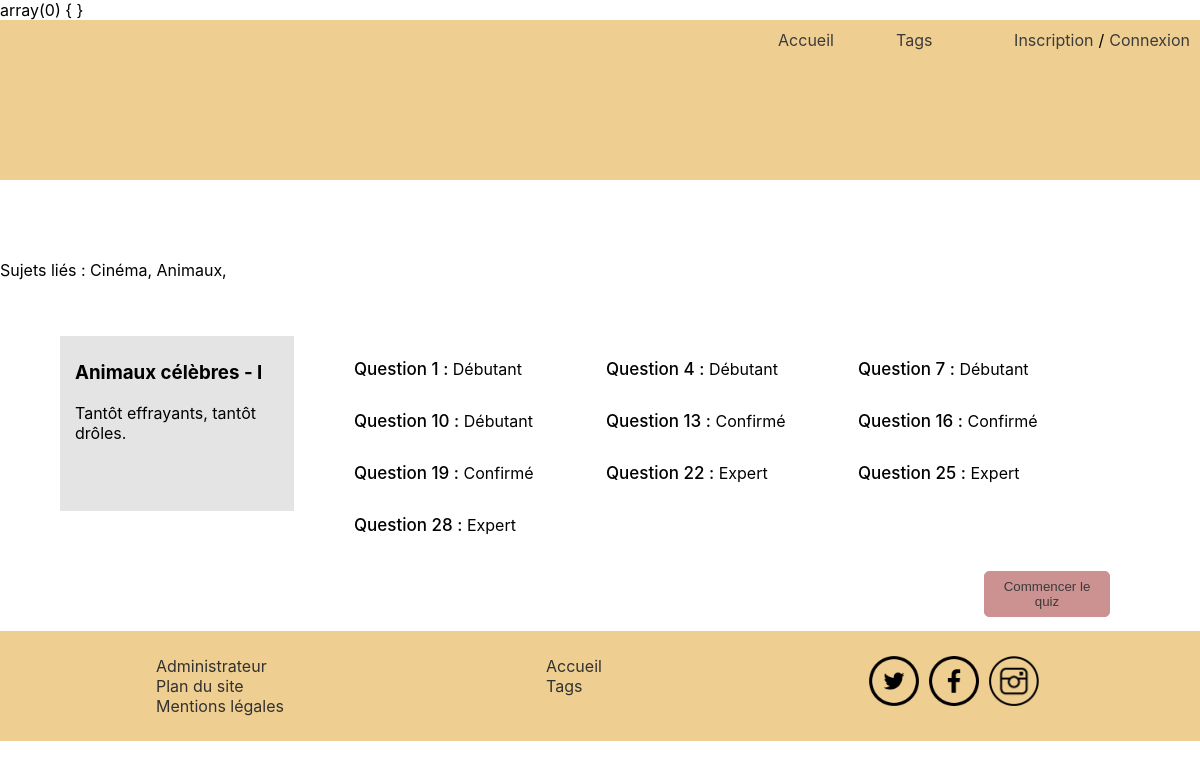
Screenshot of /quiz?id=1 with the database file from the repository.
### tables this page shows
CREATE TABLE IF NOT EXISTS `quizzes_has_tags` (
  `quizzes_id` INT UNSIGNED NOT NULL,
  `tags_id` INT UNSIGNED NOT NULL,
  `created_at` TIMESTAMP NOT NULL DEFAULT CURRENT_TIMESTAMP,
  PRIMARY KEY (`quizzes_id`, `tags_id`),
  INDEX `fk_quizzes_has_tags_tags1_idx` (`tags_id` ASC),
  INDEX `fk_quizzes_has_tags_quizzes1_idx` (`quizzes_id` ASC));

CREATE TABLE IF NOT EXISTS `tags` (
  `id` INT UNSIGNED NOT NULL AUTO_INCREMENT,
  `name` VARCHAR(64) NOT NULL,
  `status` TINYINT NOT NULL DEFAULT 0,
  `created_at` TIMESTAMP NOT NULL DEFAULT CURRENT_TIMESTAMP,
  `updated_at` TIMESTAMP NULL,
  PRIMARY KEY (`id`));

CREATE TABLE IF NOT EXISTS `quizzes` (
  `id` INT UNSIGNED NOT NULL AUTO_INCREMENT,
  `title` VARCHAR(64) NOT NULL,
  `description` VARCHAR(255) NULL,
  `status` TINYINT NOT NULL DEFAULT 0,
  `created_at` TIMESTAMP NOT NULL DEFAULT CURRENT_TIMESTAMP,
  `updated_at` TIMESTAMP NULL,
  `app_users_id` INT UNSIGNED NOT NULL,
  PRIMARY KEY (`id`),
  INDEX `fk_quizzes_app_users1_idx` (`app_users_id` ASC));

CREATE TABLE IF NOT EXISTS `questions` (
  `id` INT UNSIGNED NOT NULL AUTO_INCREMENT,
  `question` VARCHAR(255) NOT NULL,
  `anecdote` TEXT NULL,
  `wiki` VARCHAR(64) NULL,
  `status` TINYINT UNSIGNED NOT NULL DEFAULT 0,
  `created_at` TIMESTAMP NOT NULL DEFAULT CURRENT_TIMESTAMP,
  `updated_at` TIMESTAMP NULL,
  `levels_id` INT UNSIGNED NOT NULL,
  `answers_id` INT UNSIGNED NOT NULL,
  `quizzes_id` INT UNSIGNED NOT NULL,
  PRIMARY KEY (`id`),
  INDEX `fk_questions_levels_idx` (`levels_id` ASC),
  INDEX `fk_questions_answers1_idx` (`answers_id` ASC),
  INDEX `fk_questions_quizzes1_idx` (`quizzes_id` ASC));

CREATE TABLE IF NOT EXISTS `levels` (
  `id` INT UNSIGNED NOT NULL AUTO_INCREMENT,
  `name` VARCHAR(32) BINARY NOT NULL,
  `status` TINYINT UNSIGNED NOT NULL DEFAULT 0,
  `created_at` TIMESTAMP NOT NULL DEFAULT CURRENT_TIMESTAMP,
  `updated_at` TIMESTAMP NULL,
  PRIMARY KEY (`id`));

### controller/MainController.php (called while the page is built, shortened)
<?php
class MainController
{
    public function show($viewName, $viewVars = [])
    {
        include __DIR__ . '/../views/header.tpl.php';
        include __DIR__ . '/../views/' . $viewName . '.tpl.php';
        include __DIR__ . '/../views/footer.tpl.php';
    }
}

### controller/QuizController.php (called while the page is built, shortened)
<?php
class QuizController extends MainController
{
    public function index()
    {
        $DBCon = new DBData();
        if (isset($_GET['id'])) {
            $singleQuiz = $DBCon->getQuizDetails($_GET['id']);
            $quizQuestions = $DBCon->getQuestionsByQuiz($_GET['id']);
            $singleQuizTags = $DBCon->getTagsByQuiz($_GET['id']);
        } else {
            $singleQuiz = null;
            $quizQuestions = null;
            $singleQuizTags = null;
        }
        return $this->show('bodyQuiz', [
            'quiz' => $singleQuiz,
            'questions' => $quizQuestions,
            'tags' => $singleQuizTags
        ]);
    }
}

### model/Question.php (called while the page is built, shortened)
<?php
class Question
{
    private $level;
    private $quiz;
    public function __construct($id, $question, $anecdote, $wiki, $status, $created_at, $updated_at, $level, $answer, $quiz)
    {
        $this->level = $level;
        $this->quiz = $quiz;
    }
    public function getLevel()
    {
        return $this->level;
    }
    public function getQuiz()
    {
        return $this->quiz;
    }
}

### model/Tag.php (called while the page is built, shortened)
<?php
class Tag
{
    private $name;
    public function __construct($id, $name, $status, $created_at, $updated_at)
    {
        $this->name = $name;
    }
    public function getName()
    {
        return $this->name;
    }
}

### inc/DBData.php (called while the page is built, shortened)
<?php
class DBData
{
    private $dbh;
    public function __construct()
    {
        $configData = parse_ini_file(__DIR__ . '/../config.conf');
        try {
            $this->dbh = new PDO(
                "mysql:host={$configData['DB_HOST']};dbname={$configData['DB_NAME']};charset=utf8",
                $configData['DB_USERNAME'],
                $configData['DB_PASSWORD'],
                array(PDO::ATTR_ERRMODE => PDO::ERRMODE_WARNING)
            );
        } catch (\Exception $exception) {
            echo 'Erreur de connexion...<br>';
            echo $exception->getMessage() . '<br>';
            echo '<pre>';
            echo $exception->getTraceAsString();
            echo '</pre>';
            exit;
        }
    }
    public function getQuizDetails($quizId)
    {
        $sql = '
        SELECT
            quizzes.id,
            quizzes.title,
            quizzes.description,
            quizzes.status,
            quizzes.created_at,
            quizzes.updated_at,
            app_users.firstname as firstName,
            app_users.lastname as lastName,
            app_users.email as email,
            app_users.password as password
        FROM quizzes
        JOIN app_users ON quizzes.app_users_id = app_users.id
        WHERE quizzes.id = ' . $quizId . '
        ';
        $singleQuiz = $this->dbh->query($sql)->fetch(PDO::FETCH_ASSOC);
        if ($singleQuiz) {
            $singleQuizObject = new Quiz(
                $singleQuiz['id'],
                $singleQuiz['title'],
                $singleQuiz['description'],
                $singleQuiz['status'],
                $singleQuiz['created_at'],
                $singleQuiz['updated_at'],
                $singleQuiz['firstName'],
                $singleQuiz['lastName'],
                $singleQuiz['email'],
                $singleQuiz['password'],
            );
        } else {
            $singleQuizObject = null;
        }
        return $singleQuizObject;
    }
    public function getQuestionsByQuiz($questionQuizId)
    {
        $sql = '
        SELECT
            questions.id,
            questions.question,
            questions.anecdote,
            questions.wiki,
            questions.status,
            questions.created_at,
            questions.updated_at,
            levels.name as LVLName,
            answers.description as answers_desc,
            quizzes.id as quiz_id,
            quizzes.title as quiz_title,
            quizzes.description as quiz_desc,
            quizzes.status as quiz_status,
            quizzes.created_at as quiz_creation_date,
            quizzes.updated_at as quiz_last_update,
            quizzes.app_users_id as quiz_user
        FROM questions
        JOIN quizzes ON questions.quizzes_id = quizzes.id
        JOIN answers ON questions.answers_id = answers.id
        JOIN levels ON questions.levels_id = levels.id
        WHERE quizzes.id = ' . $questionQuizId . '
        ';
        $quizQuestions = $this->dbh->query($sql)->fetchAll(PDO::FETCH_ASSOC);
        if ($quizQuestions) {
            foreach ($quizQuestions as $questions) {
                $questionObject[] = new Question(
                    $questions['id'],
                    $questions['question'],
                    $questions['anecdote'],
                    $questions['wiki'],
                    $questions['status'],
                    $questions['created_at'],
                    $questions['updated_at'],
                    $questions['LVLName'],
                    $this->getAnswersByQuestion($questions['id']),
                    new Quiz(
                        $questions['quiz_id'],
                        $questions['quiz_title'],
                        $questions['quiz_desc'],
                        $questions['quiz_status'],
                        $questions['quiz_creation_date'],
                        $questions['quiz_last_update'],
                        $questions['quiz_user'],
                    )
                );
            }
        } else {
            $questionObject = null;
        }
        return $questionObject;
    }
    public function getAnswersByQuestion($questionId)
    {
        $sql = '
        SELECT
            *
        FROM answers
        WHERE answers.questions_id = ' . $questionId . '
        ';
        $quizAnswers = $this->dbh->query($sql)->fetchAll(PDO::FETCH_ASSOC);
        if ($quizAnswers) {
            foreach ($quizAnswers as $answers) {
                $answerObject[] = new Answer(
                    $answers['id'],
                    $answers['description']
                );
            }
        } else {
            $answerObject = null;
        }
        return $answerObject;
    }
    public function getTagsByQuiz($quizId)
    {
        $sql = '
        SELECT
            quizzes_has_tags.quizzes_id as quiz_id,
            tags.*
        FROM quizzes_has_tags
        JOIN tags ON  quizzes_has_tags.tags_id = tags.id
        WHERE quizzes_has_tags.quizzes_id = ' . $quizId . '
        ';
        $singleQuizTags = $this->dbh->query($sql)->fetchAll(PDO::FETCH_ASSOC);
        foreach ($singleQuizTags as $singleQuizTags) {
            $tagObject[] = new Tag(
                $singleQuizTags['id'],
                $singleQuizTags['name'],
                $singleQuizTags['status'],
                $singleQuizTags['created_at'],
                $singleQuizTags['updated_at']
            );
        }
        return $tagObject;
    }
}

### model/Quiz.php (called while the page is built, shortened)
<?php
class Quiz {
    private $id;
    private $title;
    private $description;
    public function __construct($id, $title, $description, $status, $created_at, $updated_at, $user)
    {
        $this->id = $id;
        $this->title = $title;
        $this->description = $description;
    }
    public function getId()
    {
        return $this->id;
    }
    public function getTitle()
    {
        return $this->title;
    }
    public function getDescription()
    {
        return $this->description;
    }
}

### views/bodyQuiz.tpl.php (the view)
<main>
<?php if (current($viewVars['questions'])->getQuiz() != null) : ?>
    <p>Sujets liés :
                <?php foreach ($viewVars['tags'] as $tag) : ?>
                    <?= $tag->getName() ?>,
                    <?php endforeach; ?>
    </p>
    <div class="level-container">
        <div class="card">
            <h3><?= current($viewVars['questions'])->getQuiz()->getTitle() ?></h3>
            <?php if ($viewVars['quiz']->getId() != null) : ?>
            <p><?= $viewVars['quiz']->getDescription() ?></p>
            <?php else : ?>
            <p class="card-text">Aucune description ne correspond à ce quiz</p>
            <?php endif; ?>
        </div>
        <div class="question-level">
            <div class="level">
                <?php foreach ($viewVars['questions'] as $questions) : ?>
                <p><span class="span-level">Question <?= current($questions) ?> : </span><?= $questions->getLevel() ?></p>
                <?php endforeach; ?>
            </div>
            <?php if ($viewVars['quiz']->getId() != null) : ?>
            <button type="submit" id="btn_question_level"><a href="quizQuestions?id=<?= $viewVars['quiz']->getId() ?>">Commencer le quiz</a></button>
            <?php endif; ?>
        </div>
    </div>
    <?php else : ?>
        <p class="card-text">Aucun quiz ne correspond à votre recherche</p>
    <?php endif; ?>
</main>

### assets/css/body.css (style rules this page uses)
body { margin: 0; padding: 0; font-family:-apple-system, BlinkMacSystemFont, 'Segoe UI', Roboto, Oxygen, Ubuntu, Cantarell, 'Open Sans', 'Helvetica Neue', sans-serif; }
a { color:rgb(59, 59, 59); text-decoration:none; }
.card { width:17%; margin: 40px 5%; background-color:rgb(228, 228, 228); padding:15px; }
h3 { margin-top:10px; }
.level-container { display:flex; }
.question-level { width:70%; height: 13em; margin-top:47px; }
.question-level p { width:30%; }
.level { display:flex; flex-wrap:wrap; width:100%; }
.span-level { font-size:17px; font-weight:500; }
#btn_question_level { position:relative; left:75%; margin: 20px 0; padding: 7px 11px; background-color:rgb(204, 146, 146); border:1px solid rgb(204, 146, 146); border-radius:5px; width:15%; }

### rows the page displays
quizzes_has_tags: tags.name "Cinéma"
quizzes_has_tags: tags.name "Animaux"
quizzes: title "Animaux célèbres - I", description "Tantôt effrayants, tantôt drôles."
questions: questions "1", levels.name "Débutant"
questions: questions "4", levels.name "Débutant"
questions: questions "7", levels.name "Débutant"
questions: questions "10", levels.name "Débutant"
questions: questions "13", levels.name "Confirmé"
questions: questions "16", levels.name "Confirmé"
questions: questions "19", levels.name "Confirmé"
questions: questions "22", levels.name "Expert"
questions: questions "25", levels.name "Expert"
questions: questions "28", levels.name "Expert"
